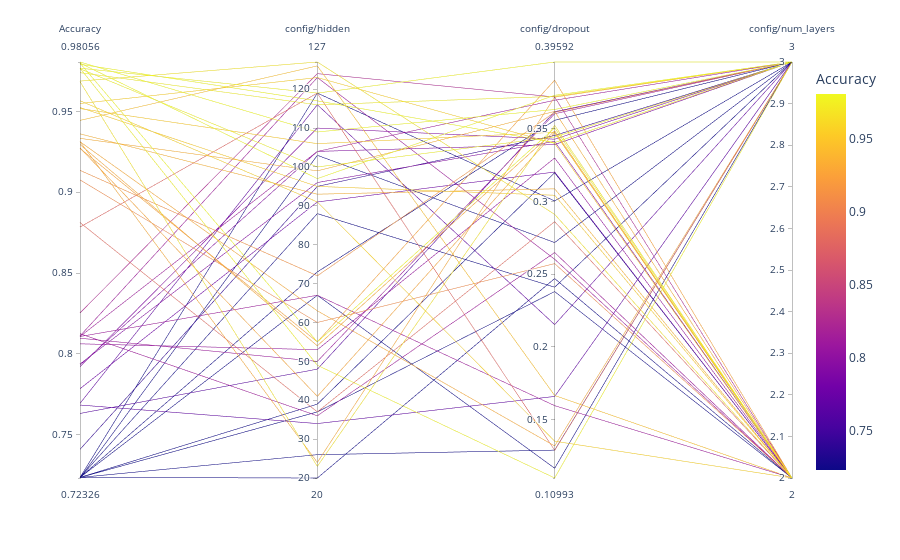

Source (notebook cell):
### Markdown cell above
Make a parallel plot

### Code cell
px.parallel_coordinates(p, color="Accuracy")
